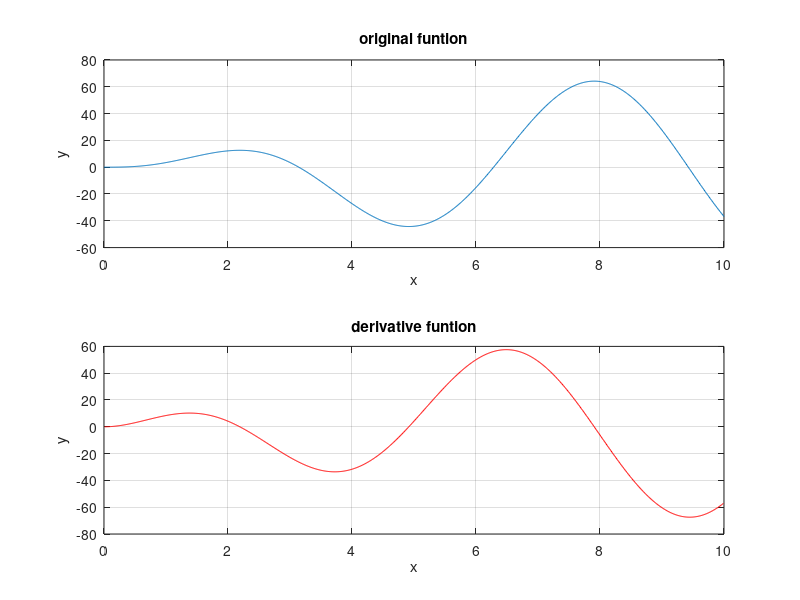

Reproduce this figure in MATLAB.
% Derivative of function 
% Set up an x-array from 0 to 10 with an increment of 0.01
x = 0:0.01:10;
y = 5*x.^2.*exp(-0.2*x).*sin(x);
% Find the central difference estimate of the derivative 
n = length(x);
der = (y(3:n)-y(1:n-2))./(x(3:n)-x(1:n-2));
% Plot the original function 
subplot(2,1,1)
plot(x,y)
grid on 
title("original funtion")
xlabel('x')
ylabel('y')
subplot(2,1,2)
plot(x(2:n-1),der,Color='r')
grid on 
title("derivative funtion")
xlabel('x')
ylabel('y')
